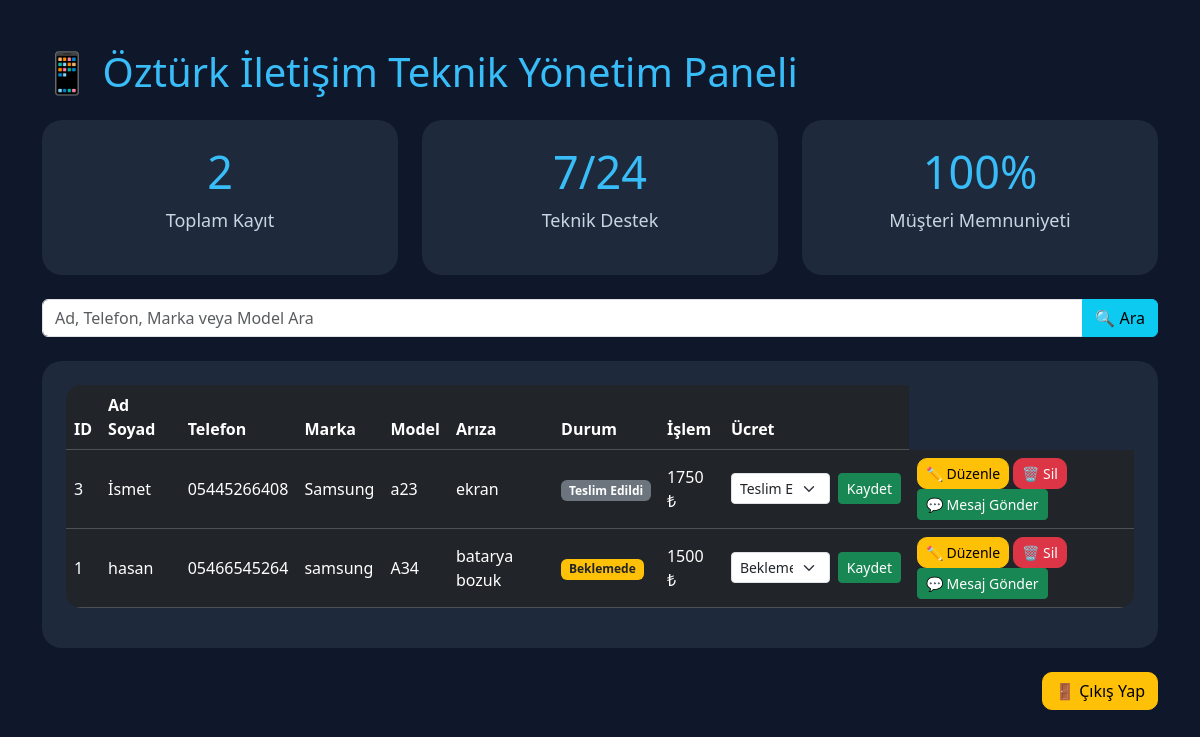
/admin (signed in), run on the app's committed database.
### tables this page shows
CREATE TABLE kayitlar(
        id INTEGER PRIMARY KEY AUTOINCREMENT,
        ad TEXT,
        telefon TEXT,
        marka TEXT,
        model TEXT,
        ariza TEXT,
        durum TEXT DEFAULT 'Beklemede',
        ucret INTEGER DEFAULT 0
    );

### app.py (the view)
@app.route("/admin")
def admin():
    if "admin" not in session:
        return redirect("/login")
    ara = request.args.get("ara", "")
    conn = sqlite3.connect("servis.db")
    cursor = conn.cursor()
    if ara:
        cursor.execute("""
        SELECT * FROM kayitlar
        WHERE ad LIKE ? OR telefon LIKE ? OR marka LIKE ? OR model LIKE ?
        ORDER BY id DESC
        """, (
            "%" + ara + "%",
            "%" + ara + "%",
            "%" + ara + "%",
            "%" + ara + "%"
        ))
    else:
        cursor.execute("SELECT * FROM kayitlar ORDER BY id DESC")
    kayitlar = cursor.fetchall()
    conn.close()
    return render_template("admin.html", kayitlar=kayitlar)

### templates/admin.html (shortened to what this page needs)
<!DOCTYPE html>
<html lang="tr">
<head>
<link href="https://cdn.jsdelivr.net/npm/bootstrap@5.3.3/dist/css/bootstrap.min.css" rel="stylesheet">
</head>
<body>
<div class="container mt-5">
<h1 class="mb-4">
📱 Öztürk İletişim Teknik Yönetim Paneli
</h1>
<div class="row mb-4">
<div class="col-md-4">
<div class="stat-card">
<h2>{{ kayitlar|length }}</h2>
<p>Toplam Kayıt</p>
</div>
</div>
<div class="col-md-4">
<div class="stat-card">
<h2>7/24</h2>
<p>Teknik Destek</p>
</div>
</div>
<div class="col-md-4">
<div class="stat-card">
<h2>100%</h2>
<p>Müşteri Memnuniyeti</p>
</div>
</div>
</div>
<form class="mb-4">
<div class="input-group">
<input
type="text"
name="ara"
class="form-control"
placeholder="Ad, Telefon, Marka veya Model Ara">
<button class="btn btn-info">
🔍 Ara
</button>
</div>
</form>
<div class="card p-4">
<table class="table table-dark table-hover align-middle">
<thead>
<tr>
<th>ID</th>
<th>Ad Soyad</th>
<th>Telefon</th>
<th>Marka</th>
<th>Model</th>
<th>Arıza</th>
<th>Durum</th>
<th>İşlem</th>
<th>Ücret</th>
</tr>
</thead>
<tbody>
{% for k in kayitlar %}
<tr>
<td>{{ k[0] }}</td>
<td>{{ k[1] }}</td>
<td>{{ k[2] }}</td>
<td>{{ k[3] }}</td>
<td>{{ k[4] }}</td>
<td>{{ k[5] }}</td>
<td>{% if k[6] == "Beklemede" %}
        <span class="badge bg-warning text-dark">Beklemede</span>
    {% elif k[6] == "Tamirde" %}
        <span class="badge bg-primary">Tamirde</span>
    {% elif k[6] == "Hazır" %}
        <span class="badge bg-success">Hazır</span>
    {% elif k[6] == "Teslim Edildi" %}
        <span class="badge bg-secondary">Teslim Edildi</span>
    {% endif %}
    <td>{{ k[7] }} ₺</td>
</td>
<td>
<form action="/durum/{{ k[0] }}" method="POST" class="d-flex">
<select name="durum" class="form-select form-select-sm me-2">
<option {% if k[6]=="Beklemede" %}selected{% endif %}>
Beklemede
</option>
<option {% if k[6]=="Teslim Edildi" %}selected{% endif %}>
Teslim Edildi
</option>
</select>
<button class="btn btn-success btn-sm">
Kaydet
</button>
</form>
</td>
<td>
<a href="/duzenle/{{ k[0] }}"
class="btn btn-warning btn-sm">
✏️ Düzenle
</a>
<a href="/sil/{{ k[0] }}"
class="btn btn-danger btn-sm"
onclick="return confirm('Bu kayıt silinsin mi?')">
🗑 Sil
</a>
<a href="/whatsapp/{{ k[0] }}"
class="btn btn-success btn-sm">
💬 Mesaj Gönder
</a>
</td>
</tr>
{% endfor %}
</tbody>
</table>
</div>
<div class="text-end mt-4">
<a href="/logout" class="btn btn-warning">
🚪 Çıkış Yap
</a>
</div>
</div>
</body>
</html>

### templates/admin.html (style rules this page uses)
body { background:#0f172a; color:white; }
.card { background:#1e293b; border:none; border-radius:20px; }
.table { border-radius:15px; overflow:hidden; }
h1 { color:#38bdf8; }
.btn-danger { border-radius:10px; }
.btn-warning { border-radius:10px; }
.stat-card { background:#1e293b; border-radius:20px; padding:25px; text-align:center; transition:.4s; }
.stat-card h2 { color:#38bdf8; font-size:45px; }
.stat-card p { color:#cbd5e1; font-size:18px; }

### data on the page
kayitlar: id "3", ad "İsmet", telefon "05445266408", marka "Samsung", model "a23", ariza "ekran", shows "Teslim Edildi", ucret "1750", durum "Teslim Edildi"
kayitlar: id "1", ad "hasan", telefon "05466545264", marka "samsung", model "A34", ariza "batarya bozuk", shows "Beklemede", ucret "1500", durum "Beklemede"

### other printed values
{{ kayitlar|length }} "2"
